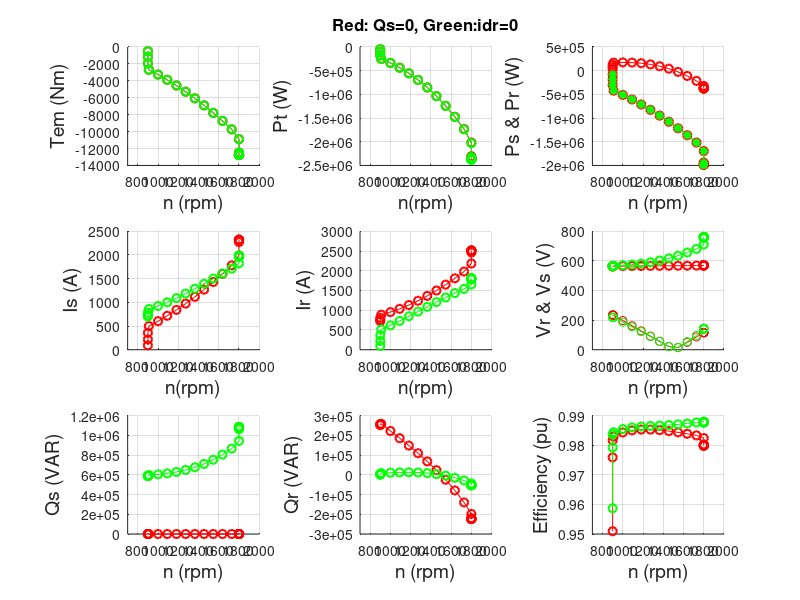

Reproduce this figure in MATLAB.
clear all
%% DFIG parameters -> Rotor parameters referred to the stator side
f = 50;                % Stator frequency (Hz)
Ps = 2e6;              % Rated stator power (W)
n = 1500;              % Rated rotational speed (rev/min)
Vs = 690;              % Rated stator volatge (V)
Is = 1760;             % Rated stator current (A)
Tem = 12732;           % Rated torque (N,m)

p=2;                     % Pole pair
u = 1/3;                 % Stator/rotor turns ratio
Vr = 2070;               % Rated rotor voltage (non-reached) (V)
smax = 1/3;              % Maximum slip
Vr_stator = (Vr*smax)*u; % Rated rotor voltage referred to stator
Rs = 2.6e-3;             % Stator resistance (ohm)
Lsi = 0.087e-3;           % Leakage inductance (stator & rotor)  (H)
Lm = 2.5e-3;             % Magnetizing inductance (H)
Rr = 2.9e-3;             % Rotor resistance referred to stator
Ls = Lm + Lsi;           % Stator inductance (H)
Lr = Lm + Lsi;           % Rotor inductance (H)
Vbus = Vr_stator*sqrt(2); % DC dq bus voltage referred to stator (V)
sigma = 1 - Lm^2/(Ls*Lr);

Vs = 690*sqrt(2/3);
ws = f*2*pi;
%%%%%%%%%%%%%%%%%%%%%%%%%%%%%%%%%%%%%%%%%%%%%%%%%%%%%%%%%%%%%%%%%

% Maximum and minimum speeds the 2.4MW

wt_nom = 18;
wt_min = 9;

% Gearbox ratio

N = 100;

% Torque and speed arrays (INPUTS)

wt = [ 0.9425,0.9425,0.9425,0.9524,1.0476,1.1429,1.2381,1.3333,1.4286,...
    1.5238,1.6190,1.7143,1.8095,1.8850,1.8850,1.8850,1.8850,1.8850,...
    1.8850,1.8850,1.8850];
Torque = -1e6*[0.0501,0.1164,0.1925,0.2696,0.3262,0.3883,0.4557,0.5285,...
    0.6067,0.6902,0.7792,0.8736,0.9733,1.0894,1.2474,1.2745,1.2745,...
    1.2745,1.2745,1.2745,1.2745  ];

Temm = Torque/N;                % Convert to machine side
wmm = wt*(60/2/pi)*N;            % Convert to machine side (in rpm)
sss = (1500 - wmm)/1500;        % slip

%%%%%%%%%%%%%%%%%%%%%%%%%%%%%%%%%%%%%%%%%%%%%%%%%%%%%%%%%%%%%%%%%%%%%%
%%%%%%%%%%%%%%%%%%%%% Qs=0  %%%%%%%%%%%%%%%%%%%%%%%%%%%%%%%%%%%%%%%%%

Ref_Qs_ = 0*ones(size(sss));
i = 0;
for ss = sss;
    i = i + 1;
    Tem = Temm(i);
    Ref_Qs = Ref_Qs_(i);
    wm = ws * (1-ss);
    s(i) = ss;
    A = ws*ws*Lm*Lm;
    B = 4*Rs*Tem*ws/3-((Vs)^2);
    C = 4*Rs*Rs/(9*Lm*Lm)*((Ref_Qs^2)/(ws^2)+(Tem.^2)/(p^2));
    x1 = (-B+sqrt(B.^2-4*A.*C))./(2*A);
    x2 = (-B-sqrt(B.^2-4*A.*C))./(2*A);
    Fs = Lm*sqrt(x1);
    Fs_(i) = Fs;
    
    % Stator currents
    ids = 2*Ref_Qs./(2*ws*Fs);
    iqs = 2*Tem./(3*p*Fs);
    Is(i) = sqrt(ids^2 + iqs^2);
    
    % Stator voltages
    uds = Rs * ids;
    uqs = Rs * iqs + ws * Fs;
    Us(i) = sqrt(uds^2 + uqs^2);
    
    % Stator power
    Ps(i) = 1.5*(Rs*ids.^2 + Rs*iqs.^2 + ws*Fs.*iqs);
    Qs(i) = Ref_Qs;
    Mod_Ss = sqrt(Ps.^2 + Qs.^2);
    
    % Rotor currents
    idr = -Ls*ids/Lm + Fs/Lm;
    iqr = -Ls*iqs/Lm;
    Ir(i) = sqrt(idr^2 + iqr^2);
    
    % wr
    wr = ws*ss;
    
    % Rotor voltage
    udr = Rr*idr-Lr*wr.*iqr-Lm*wr.*iqs;
    uqr = Rr*iqr+Lr*wr.*idr+Lm*wr.*ids;
    Vr(i) = sqrt(udr^2 + uqr^2);
    
    % Rotor power
    Pr(i) = 1.5*(udr.*idr + uqr.*iqr);
    Qr(i) = 1.5*(uqr.*idr - udr.*iqr);
    Mod_Sr = sqrt(Pr.^2 + Qr.^2);
    
    % Stator flux
    Fsd = Ls*ids + Lm*idr;
    Fsq = Ls*iqs + Lm*iqr;
    Fs_(i) = sqrt(Fsd*Fsd + Fsq*Fsq);
    
    % Rotor flux
    Frd = Lr*idr + Lm*ids;
    Frq = Lr*iqr + Lm*iqs;
    Fr(i) = sqrt(Frd*Frd + Frq*Frq);
    
    % Mechanical power
    Pmec(i) = Tem*wm/p;
    
    % Efficency
    if Pmec(i)>=0
        R(i)=Pmec(i)/(Ps(i)+Pr(i)); % Motor mode
    else
        R(i)=(Ps(i)+Pr(i))/Pmec(i); % Generator mode
    end
end
    
    figure (1)
    subplot(3,3,1)
    hold on
    plot(wmm,Temm,'r',wmm,Temm,'or','linewidth',1.5);
    xlabel('n (rpm)','fontsize',14);
    ylabel('Tem (Nm)','fontsize',14);
    xlim([700, 2000]);
    
    subplot(3,3,2)
    hold on
    plot(wmm,Ps+Pr,'r',wmm,Ps+Pr,'or','linewidth',1.5);
    xlabel('n (rpm)','fontsize',14);
    ylabel('Pt (W)','fontsize',14);
    xlim([700, 2000]);
    
    subplot(3,3,3)
    hold on
    plot(wmm,Pr,'r',wmm,Pr,'ogr','linewidth',1.5);
    xlabel('n (rpm)','fontsize',14);
    ylabel('Pr (W)','fontsize',14);
    xlim([700, 2000])
    
    subplot(3,3,3)
    hold on
    plot(wmm,Ps,'r',wmm,Ps,'or','linewidth',1.5);
    xlabel('n (rpm)','fontsize',14);
    ylabel('Ps & Pr(w)', 'fontsize',14);
    xlim([700, 2000]);
    
    subplot(3,3,4)
    hold on
    plot(wmm,Is,'r',wmm,Is,'or','linewidth',1.5);
    xlabel('n (rpm)','fontsize',14);
    ylabel('Is (A)','fontsize',14);
    xlim([700, 2000]);
    
    subplot(3,3,5)
    hold on
    plot(wmm,Ir,'r',wmm,Ir,'or','linewidth',1.5);
    xlabel('n (rpm)','fontsize',14);
    ylabel('Ir (A)','fontsize',14);
    xlim([700, 2000]);
    
    subplot(3,3,6)
    hold on
    plot(wmm,Vr,'r',wmm,Vr,'or',wmm,Us,'r',wmm,Us,'or','linewidth',1.5);
    xlabel('n (rpm)','fontsize',14);
    ylabel('Vr & Vs (V)','fontsize',14);
    xlim([700, 2000]);
    
    subplot(3,3,7)
    hold on
    plot(wmm,Qs,'r',wmm,Qs,'or','linewidth',1.5);
    xlabel('n (rpm)','fontsize',14);
    ylabel('Qs (VAR)','fontsize',14);
    xlim([700, 2000]);
    
    subplot(3,3,8)
    hold on
    plot(wmm,Qr,'r',wmm,Qr,'or','linewidth',1.5);
    xlabel('n (rpm)','fontsize',14);
    ylabel('Qr (VAR)','fontsize',14);
    xlim([700, 20000]);
    
    subplot(3,3,9)
    hold on
    plot(wmm,R,'r',wmm,R,'or','linewidth',1.5);
    xlabel('n (rpm)','fontsize',14);
    ylabel('Efficiency (pu)','fontsize',14);
    xlim([700, 2000]);
    
    %%%%%%%%%%%%%%%%%%%%%% idr=0 %%%%%%%%%%%%%%%%
    i = 0;
    for ss = sss;
        i = i + 1;
        Tem = Temm(i);
        wm = ws*(1-ss);
        s(i) = ss;
    A = ws*ws*Lm*Lm + (Rs*Lm/Ls)^2;
    B = 4*Rs*Tem*ws/3/p-((Vs)^2);
    C = 4*Rs*Rs*Tem*Tem*Tem/(9*p*p*Lm*Lm);
    x1 = (-B+sqrt(B.^2-4*A.*C))./(2*A);
    x2 = (-B-sqrt(B.^2-4*A.*C))./(2*A);
    ims = sqrt(x1);
    ims_(i) = ims;
    Fs = ims*Lm;
    
    % Rotor currents
    idr = 0;
    iqr = -2*Tem*Ls./(3*p*Lm*Fs);
    Ir(i) = sqrt(idr^2 + iqr^2);
    
    % Stator currents
    ids = Fs/Ls;
    iqs = -iqr*Lm/Ls;
    Is(i) = sqrt(ids^2+iqs^2);
    
    % Stator voltages
    uds = Rs*ids;
    uqs = Rs*iqs+ws*Fs;
    Us(i) = sqrt(uds^2+uqs^2);
    
    % Stator powers
    Ps(i) = 1.5*(Rs*ids.^2+Rs*iqs.^2+ws*Fs.*iqs);
    Qs(i) = 1.5*(uqs.*ids-uds.*iqs);
    Mod_Ss = sqrt(Ps.^2+Qs.^2);
    
    % wr
    wr = ws*ss;
    
    % Rotor voltages
    udr = Rr*idr-Lr*wr.*iqr-Lm*wr.*iqs;
    uqr = Rr*iqr+Lr*wr.*idr+Lm*wr.*ids;
    Vr(i) = sqrt(udr^2+uqr^2);
    
    % Rotor powers
    Pr(i) = 1.5*(udr.*idr+uqr.*iqr);
    Qr(i) = 1.5*(uqr.*idr-udr.*iqr);
    Mod_Sr = sqrt(Pr.^2+Qr.^2);
    
    % Stator flux
    Fsd = Ls*ids+Lm*idr;
    Fsq = Ls*iqs+Lm*iqr;
    Fs_(i) = sqrt(Fsd*Fsd+Fsq*Fsq);
    
    % Rotor flux
    Frd = Lr*idr+Lm*ids;
    Frq = Lr*iqr+Lm*iqs;
    Fr(i) = sqrt(Frd*Frd+Frq*Frq);
    
    % Mechanical power
    Pmec(i) = Tem*wm/p;
    
    % Efficiency
    if Pmec(i)>=0
        R(i) = Pmec(i)/(Ps(i)+Pr(i)); % Motor mode
    else
        R(i) = (Ps(i)+Pr(i))/Pmec(i); % Generator mode
    end
    end
    
    figure(1)
    subplot(3,3,1)
    hold on
    plot(wmm,Temm,'g',wmm,Temm,'og','linewidth',1.5);
    xlabel('n (rpm)','fontsize',14);
    ylabel('Tem (Nm)','fontsize',14);
    grid
    xlim([700, 2000]);
    
    subplot(3,3,2)
    title('Red: Qs=0, Green:idr=0','fontsize',12)
    hold on
    plot(wmm,Ps+Pr,'g',wmm,Ps+Pr,'og','linewidth',1.5);
    xlabel('n(rpm)','fontsize',14);
    ylabel('Pt (W)','fontsize',14);
    grid
    xlim([700, 2000]);
    
    subplot(3,3,3)
    hold on
    plot(wmm,Ps,'g',wmm,Ps,'*g','linewidth',1.5);
    xlabel('n (rpm)','fontsize',14);
    ylabel('Ps & Pr (W)','fontsize',14);
    grid
    xlim([700, 2000]);
    
    subplot(3,3,4)
    hold on
    plot(wmm,Is,'g',wmm,Is,'og','linewidth',1.5);
    xlabel('n(rpm)','fontsize',14);
    ylabel('Is (A)','fontsize',14);
    grid
    xlim([700, 2000]);
    
    subplot(3,3,5)
    hold on
    plot(wmm,Ir,'g',wmm,Ir,'og','linewidth',1.5);
    xlabel('n(rpm)','fontsize',14);
    ylabel('Ir (A)','fontsize',14);
    grid
    xlim([700, 2000]);
    
    subplot(3,3,6)
    hold on
    plot(wmm,Vr,'g',wmm,Vr,'og',wmm,Us,'g',wmm,Us,'og','linewidth',1.5);
    xlabel('n (rpm)','fontsize',14);
    ylabel('Vr & Vs (V)','fontsize',14);
    grid
    xlim([700, 2000]);
    
    subplot(3,3,7)
    hold on
    plot(wmm,Qs,'g',wmm,Qs,'og','linewidth',1.5);
    xlabel('n (rpm)','fontsize',14);
    ylabel('Qs (VAR)','fontsize',14);
    grid
    xlim([700, 2000]);
    
    subplot(3,3,8)
    hold on
    plot(wmm,Qr,'g',wmm,Qr,'og','linewidth',1.5);
    xlabel('n (rpm)','fontsize',14);
    grid
    xlim([700 2000]);
    
    subplot(3,3,9)
    hold on
    plot(wmm,R,'g',wmm,R,'og','linewidth',1.5);
    xlabel('n (rpm)','fontsize',14);
    ylabel('Efficiency (pu)','fontsize',14);
    grid
    xlim([700, 2000]);
   